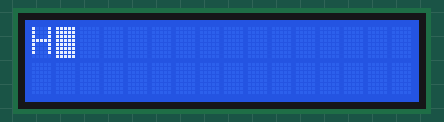
Simulated run of this sketch. Board: Arduino Uno, built with avr-gcc and run on an emulated ATmega328P. Parts: 16×2 character LCD.

Above: at 0.26 s.
At 1.46 s:
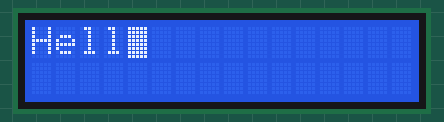
At 2.66 s:
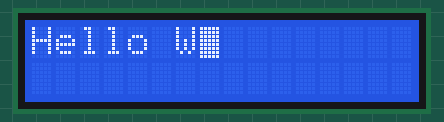
At 3.86 s:
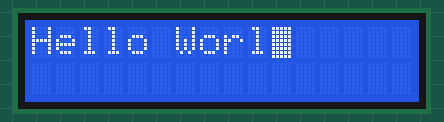
At 4.9 s:
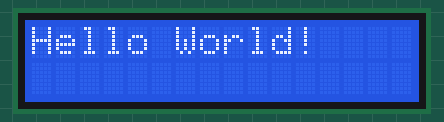
At 8.46 s:
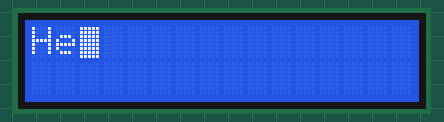

Measured:
- by itself, everything shown: repeats every 7.8 s, in 14 steps
- what the display in image 1 shows lasts 0.4 s, from 1.3 s to 1.7 s
- what the display in image 4 shows lasts 3.0 s, from 4.9 s to 7.9 s

The sketch:

HelloWorld.ino
```cpp
#include <LiquidCrystal.h>

const int rs = 2,
          en = 3,
          d4 = 6,
          d5 = 7,
          d6 = 8,
          d7 = 9;

LiquidCrystal lcd(rs, en, d4, d5, d6, d7);

void setup() {
  Serial.begin(9600);
  lcd.begin(16, 2);
}
String Hello="Hello World!";

void loop() {

lcd.blink();
lcd.setCursor(0, 0);

for(int i=0;i<Hello.length() ;i++){
  lcd.print(Hello.charAt(i));
  delay(400);
}
lcd.noBlink();
delay(3000);
lcd.clear();
}
```
